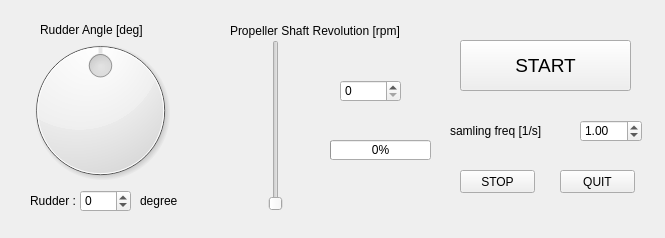
<?xml version="1.0" encoding="UTF-8"?>
<ui version="4.0">
 <class>ShipControllerMMG</class>
 <widget class="QMainWindow" name="ShipControllerMMG">
  <property name="geometry">
   <rect>
    <x>0</x>
    <y>0</y>
    <width>665</width>
    <height>238</height>
   </rect>
  </property>
  <property name="windowTitle">
   <string>MainWindow</string>
  </property>
  <widget class="QWidget" name="centralwidget">
   <widget class="QPushButton" name="startButton">
    <property name="geometry">
     <rect>
      <x>460</x>
      <y>40</y>
      <width>171</width>
      <height>51</height>
     </rect>
    </property>
    <property name="font">
     <font>
      <pointsize>14</pointsize>
     </font>
    </property>
    <property name="text">
     <string>START</string>
    </property>
   </widget>
   <widget class="QPushButton" name="stopButton">
    <property name="geometry">
     <rect>
      <x>460</x>
      <y>170</y>
      <width>75</width>
      <height>23</height>
     </rect>
    </property>
    <property name="text">
     <string>STOP</string>
    </property>
   </widget>
   <widget class="QSlider" name="propellerSlider">
    <property name="geometry">
     <rect>
      <x>250</x>
      <y>40</y>
      <width>51</width>
      <height>171</height>
     </rect>
    </property>
    <property name="maximum">
     <number>150</number>
    </property>
    <property name="orientation">
     <enum>Qt::Vertical</enum>
    </property>
   </widget>
   <widget class="QDial" name="rudderDial">
    <property name="geometry">
     <rect>
      <x>20</x>
      <y>30</y>
      <width>161</width>
      <height>161</height>
     </rect>
    </property>
    <property name="minimum">
     <number>-45</number>
    </property>
    <property name="maximum">
     <number>45</number>
    </property>
   </widget>
   <widget class="QLabel" name="propellerLabel">
    <property name="geometry">
     <rect>
      <x>230</x>
      <y>20</y>
      <width>221</width>
      <height>21</height>
     </rect>
    </property>
    <property name="text">
     <string>Propeller Shaft Revolution [rpm]</string>
    </property>
   </widget>
   <widget class="QLabel" name="rudderLabel0">
    <property name="geometry">
     <rect>
      <x>40</x>
      <y>20</y>
      <width>151</width>
      <height>20</height>
     </rect>
    </property>
    <property name="text">
     <string>Rudder Angle [deg]</string>
    </property>
   </widget>
   <widget class="QLabel" name="freqLabel">
    <property name="geometry">
     <rect>
      <x>450</x>
      <y>120</y>
      <width>141</width>
      <height>21</height>
     </rect>
    </property>
    <property name="text">
     <string>samling freq [1/s]</string>
    </property>
   </widget>
   <widget class="QProgressBar" name="propellerBar">
    <property name="geometry">
     <rect>
      <x>330</x>
      <y>140</y>
      <width>101</width>
      <height>20</height>
     </rect>
    </property>
    <property name="maximum">
     <number>150</number>
    </property>
    <property name="value">
     <number>0</number>
    </property>
   </widget>
   <widget class="QPushButton" name="quitButton">
    <property name="geometry">
     <rect>
      <x>560</x>
      <y>170</y>
      <width>75</width>
      <height>23</height>
     </rect>
    </property>
    <property name="text">
     <string>QUIT</string>
    </property>
   </widget>
   <widget class="QSpinBox" name="rudderBox">
    <property name="geometry">
     <rect>
      <x>80</x>
      <y>190</y>
      <width>51</width>
      <height>22</height>
     </rect>
    </property>
    <property name="minimum">
     <number>-45</number>
    </property>
    <property name="maximum">
     <number>45</number>
    </property>
   </widget>
   <widget class="QLabel" name="rudderLabel1">
    <property name="geometry">
     <rect>
      <x>30</x>
      <y>190</y>
      <width>61</width>
      <height>21</height>
     </rect>
    </property>
    <property name="text">
     <string>Rudder :</string>
    </property>
   </widget>
   <widget class="QLabel" name="rudderLabel2">
    <property name="geometry">
     <rect>
      <x>140</x>
      <y>190</y>
      <width>61</width>
      <height>21</height>
     </rect>
    </property>
    <property name="text">
     <string>degree</string>
    </property>
   </widget>
   <widget class="QDoubleSpinBox" name="samplingFreqEdit">
    <property name="geometry">
     <rect>
      <x>580</x>
      <y>120</y>
      <width>62</width>
      <height>22</height>
     </rect>
    </property>
    <property name="minimum">
     <double>0.010000000000000</double>
    </property>
    <property name="maximum">
     <double>100.000000000000000</double>
    </property>
    <property name="value">
     <double>1.000000000000000</double>
    </property>
   </widget>
   <widget class="QSpinBox" name="propellerBox">
    <property name="geometry">
     <rect>
      <x>340</x>
      <y>80</y>
      <width>61</width>
      <height>22</height>
     </rect>
    </property>
    <property name="maximum">
     <number>150</number>
    </property>
   </widget>
  </widget>
 </widget>
 <resources/>
 <connections>
  <connection>
   <sender>startButton</sender>
   <signal>clicked()</signal>
   <receiver>ShipControllerMMG</receiver>
   <slot>clicked_start()</slot>
   <hints>
    <hint type="sourcelabel">
     <x>492</x>
     <y>72</y>
    </hint>
    <hint type="destinationlabel">
     <x>479</x>
     <y>116</y>
    </hint>
   </hints>
  </connection>
  <connection>
   <sender>rudderDial</sender>
   <signal>sliderMoved(int)</signal>
   <receiver>rudderBox</receiver>
   <slot>setValue(int)</slot>
   <hints>
    <hint type="sourcelabel">
     <x>112</x>
     <y>158</y>
    </hint>
    <hint type="destinationlabel">
     <x>104</x>
     <y>198</y>
    </hint>
   </hints>
  </connection>
  <connection>
   <sender>rudderBox</sender>
   <signal>valueChanged(int)</signal>
   <receiver>rudderDial</receiver>
   <slot>setValue(int)</slot>
   <hints>
    <hint type="sourcelabel">
     <x>89</x>
     <y>200</y>
    </hint>
    <hint type="destinationlabel">
     <x>66</x>
     <y>173</y>
    </hint>
   </hints>
  </connection>
  <connection>
   <sender>propellerSlider</sender>
   <signal>sliderMoved(int)</signal>
   <receiver>propellerBar</receiver>
   <slot>setValue(int)</slot>
   <hints>
    <hint type="sourcelabel">
     <x>276</x>
     <y>143</y>
    </hint>
    <hint type="destinationlabel">
     <x>362</x>
     <y>151</y>
    </hint>
   </hints>
  </connection>
  <connection>
   <sender>stopButton</sender>
   <signal>released()</signal>
   <receiver>ShipControllerMMG</receiver>
   <slot>clicked_stop()</slot>
   <hints>
    <hint type="sourcelabel">
     <x>513</x>
     <y>186</y>
    </hint>
    <hint type="destinationlabel">
     <x>463</x>
     <y>222</y>
    </hint>
   </hints>
  </connection>
  <connection>
   <sender>quitButton</sender>
   <signal>released()</signal>
   <receiver>ShipControllerMMG</receiver>
   <slot>close()</slot>
   <hints>
    <hint type="sourcelabel">
     <x>605</x>
     <y>176</y>
    </hint>
    <hint type="destinationlabel">
     <x>515</x>
     <y>214</y>
    </hint>
   </hints>
  </connection>
  <connection>
   <sender>rudderDial</sender>
   <signal>sliderMoved(int)</signal>
   <receiver>ShipControllerMMG</receiver>
   <slot>change_rudder_angle()</slot>
   <hints>
    <hint type="sourcelabel">
     <x>160</x>
     <y>155</y>
    </hint>
    <hint type="destinationlabel">
     <x>195</x>
     <y>169</y>
    </hint>
   </hints>
  </connection>
  <connection>
   <sender>propellerSlider</sender>
   <signal>sliderMoved(int)</signal>
   <receiver>ShipControllerMMG</receiver>
   <slot>change_shaft_revolution()</slot>
   <hints>
    <hint type="sourcelabel">
     <x>279</x>
     <y>191</y>
    </hint>
    <hint type="destinationlabel">
     <x>324</x>
     <y>191</y>
    </hint>
   </hints>
  </connection>
  <connection>
   <sender>rudderBox</sender>
   <signal>valueChanged(int)</signal>
   <receiver>ShipControllerMMG</receiver>
   <slot>change_rudder_angle()</slot>
   <hints>
    <hint type="sourcelabel">
     <x>126</x>
     <y>198</y>
    </hint>
    <hint type="destinationlabel">
     <x>153</x>
     <y>216</y>
    </hint>
   </hints>
  </connection>
  <connection>
   <sender>propellerSlider</sender>
   <signal>sliderMoved(int)</signal>
   <receiver>propellerBox</receiver>
   <slot>setValue(int)</slot>
   <hints>
    <hint type="sourcelabel">
     <x>283</x>
     <y>81</y>
    </hint>
    <hint type="destinationlabel">
     <x>371</x>
     <y>91</y>
    </hint>
   </hints>
  </connection>
  <connection>
   <sender>propellerBox</sender>
   <signal>valueChanged(int)</signal>
   <receiver>propellerSlider</receiver>
   <slot>setValue(int)</slot>
   <hints>
    <hint type="sourcelabel">
     <x>367</x>
     <y>91</y>
    </hint>
    <hint type="destinationlabel">
     <x>270</x>
     <y>115</y>
    </hint>
   </hints>
  </connection>
  <connection>
   <sender>propellerBox</sender>
   <signal>valueChanged(int)</signal>
   <receiver>ShipControllerMMG</receiver>
   <slot>change_shaft_revolution()</slot>
   <hints>
    <hint type="sourcelabel">
     <x>391</x>
     <y>81</y>
    </hint>
    <hint type="destinationlabel">
     <x>428</x>
     <y>96</y>
    </hint>
   </hints>
  </connection>
  <connection>
   <sender>propellerBox</sender>
   <signal>valueChanged(int)</signal>
   <receiver>propellerBar</receiver>
   <slot>setValue(int)</slot>
   <hints>
    <hint type="sourcelabel">
     <x>350</x>
     <y>93</y>
    </hint>
    <hint type="destinationlabel">
     <x>364</x>
     <y>149</y>
    </hint>
   </hints>
  </connection>
 </connections>
 <slots>
  <slot>clicked_start()</slot>
  <slot>clicked_stop()</slot>
  <slot>change_rudder_angle()</slot>
  <slot>change_shaft_revolution()</slot>
 </slots>
</ui>
